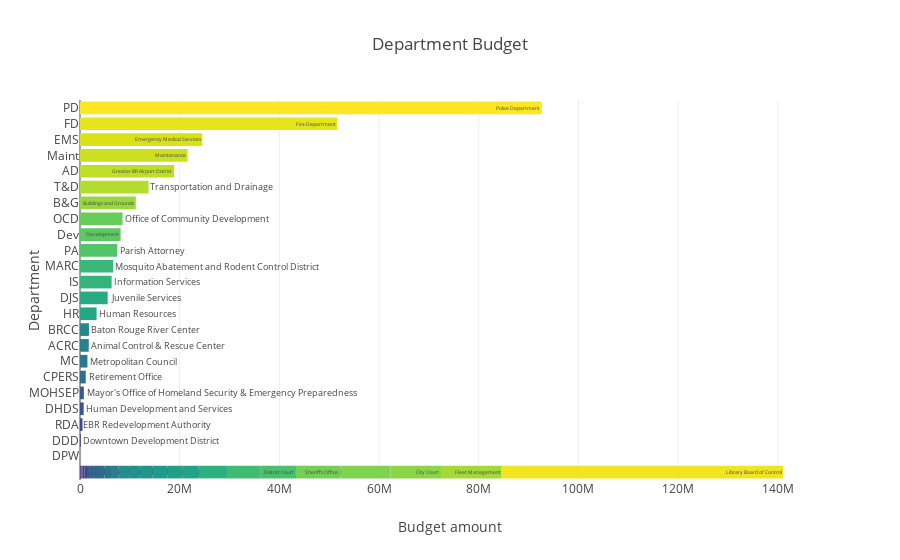

Notebook code cell kept with this figure:
### Code cell
from sqlalchemy import create_engine
from pandas import DataFrame


# connect
td_engine = create_engine('teradata://br:$tdwallet(p)@127.0.0.1/?driver=Teradata+Database+ODBC+Driver+16.10')


# execute sql
result = td_engine.execute("""
select
 acronym
,budget_amount
,department_name
from br_departments
order by 2
""")


df = DataFrame(data = result.fetchall(), columns = result.keys())


py.iplot({
            'data': [go.Bar(y=df[df.columns[0]], x=df[df.columns[1]], text=df[df.columns[2]], orientation = 'h', marker = dict(color = df.index.values, colorscale = 'Viridis'))],
            'layout': {'title': 'Department Budget', 'xaxis': {'title' : 'Budget amount'}, 'yaxis': {'title' : 'Department'}}
}) 

# close connection
td_engine.dispose()

### Figure 1 — Plotly figure (JSON) as saved in the notebook; plotly's stock layout.template omitted (floating-point values rounded to 4 significant figures)
{"data": [{"marker": {"color": [0, 1, 2, 3, 4, 5, 6, 7, 8, 9, 10, 11, 12, 13, 14, 15, 16, 17, 18, 19, 20, 21, 22, 23, 24, 25, 26, 27, 28, 29, 30, 31, 32, 33, 34, 35, 36, 37, 38, 39, 40, 41, 42, 43, 44, 45, 46, 47, 48, 49, 50, 51, 52], "colorscale": "Viridis"}, "orientation": "h", "text": ["Construction Projects (no longer used)", "Road Rehabilitation Program (no longer used)", "Payroll History Validation", "Public Works", "Quality & Employee Development (no longer used)", "Justice of Peace and Ward Constable", "Municipal Fire & Police Civil Service Board", "Fire Protection Districts", "Downtown Development District", "Council Budget Office", "Public Information Office", "Clerk of Court", "EBR Redevelopment Authority", "Employ BR Workforce Development", "Human Development and Services", "Mayor's Office of Homeland Security & Emergency Preparedness", "Registrar of Voters", "Purchasing", "Family Court", "Retirement Office", "Juvenile Court", "Metropolitan Council", "Planning Commission", "Animal Control & Rescue Center", "Baton Rouge River Center", "Office of the Mayor-President", "Council Administrator", "Office of Business Operations and Capital Programs", "Coroner", "City Constable", "Service Fee Business Department", "Human Resources", "Juvenile Services", "EMS Prison Medical Services", "Information Services", "Mosquito Abatement and Rodent Control District", "District Attorney", "District Court", "Parish Attorney", "Development", "Office of Community Development", "Sheriff's Office", "Finance Department", "City Court", "Buildings and Grounds", "Fleet Management", "Transportation and Drainage", "Greater BR Airport District", "Maintenance", "Emergency Medical Services", "Fire Department", "Library Board of Control", "Police Department"], "type": "bar", "uid": "015b93e3-ca94-4837-9b49-60e9c60d9342", "x": [null, null, null, null, null, 66510, 79290, 140620, 142500, 173290, 470420, 487000, 500000, 555440, 737920, 769530, 812730, 1015000, 1091010, 1150720, 1309560, 1492960, 1525070, 1759150, 1792000, 2084010, 2129020, 2647090, 3004850, 3008660, 3209450, 3325650, 5553110, 5667500, 6341080, 6666880, 6672670, 7189620, 7442660, 8142440, 8536410, 8876070, 10097750, 10111500, 11188730, 12173240, 13760540, 18858140, 21586150, 24527170, 51645570, 56433600, 92638450], "y": [" ", " ", " ", "DPW", " ", " ", " ", " ", "DDD", " ", " ", " ", "RDA", " ", "DHDS", "MOHSEP", " ", " ", " ", "CPERS", " ", "MC", " ", "ACRC", "BRCC", " ", " ", " ", " ", " ", " ", "HR", "DJS", " ", "IS", "MARC", " ", " ", "PA", "Dev", "OCD", " ", " ", " ", "B&G", " ", "T&D", "AD", "Maint", "EMS", "FD", " ", "PD"]}], "layout": {"title": {"text": "Department Budget"}, "xaxis": {"title": {"text": "Budget amount"}}, "yaxis": {"title": {"text": "Department"}}}}
